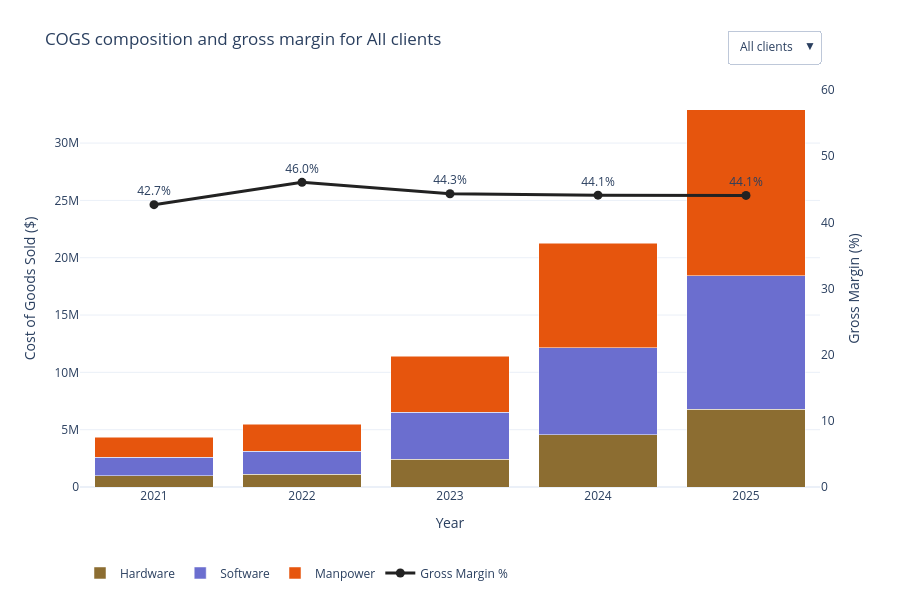

Write notebook code for a chart like this one.
### Code cell
fig = go.Figure()

traces_per_type = len(cogs_components) + 1                  # 3 cost bars + 1 margin line

for client_type in client_type_options:
    yearly = yearly_by_type[client_type]
    show = client_type == client_type_options[0]
    for component in cogs_components:
        fig.add_trace(go.Bar(
            x=yearly["YEAR"], y=yearly[component],
            name=component.title(),
            marker_color=component_colours[component],
            visible=show,
            legendgroup=component,                       # one legend entry per component
            customdata=yearly[component + " share"],
            hovertemplate=component.title() + ": $%{y:,.0f} (%{customdata:.0f}% of COGS)",
        ))
    fig.add_trace(go.Scatter(
        x=yearly["YEAR"], y=yearly["margin"],
        name="Gross Margin %",
        mode="lines+markers+text",
        text=yearly["margin"].round(1).astype(str) + "%",
        textposition="top center",
        line=dict(color="#222", width=3),
        marker=dict(size=9),
        visible=show,
        yaxis="y2",                              # secondary axis: % not $
        hovertemplate="Margin: %{y:.1f}%",
    ))

# Dropdown to switch which client type's traces are visible (title updates to match).
buttons = [dict(label=selected_type, method="update",
                args=[{"visible": [trace_type == selected_type
                                    for trace_type in client_type_options
                                    for _ in range(traces_per_type)]},
                      {"title.text": f"COGS composition and gross margin for {selected_type}"}])
           for selected_type in client_type_options]

fig.update_layout(
    barmode="stack",
    title=f"COGS composition and gross margin for {client_type_options[0]}",
    xaxis=dict(title="Year", tickmode="linear", dtick=1),
    yaxis=dict(title="Cost of Goods Sold ($)", tickformat="~s"),   # 10M, 20M ...
    yaxis2=dict(title="Gross Margin (%)", overlaying="y", side="right",
                range=[0, 60], showgrid=False),
    updatemenus=[dict(buttons=buttons, x=1.0, xanchor="right",
                      y=1.15, yanchor="top")],
    hovermode="x",
    legend=dict(orientation="h", y=-0.18),
    template="plotly_white",
    height=600,
    margin=dict(t=90),
)

fig.show()

### Figure 1 — Plotly figure (JSON) as saved in the notebook; plotly's stock layout.template omitted (floating-point values rounded to 4 significant figures)
{"data": [{"customdata": [22.6, 20.57, 21.06, 21.39, 20.59], "hovertemplate": "Hardware: $%{y:,.0f} (%{customdata:.0f}% of COGS)", "legendgroup": "HARDWARE", "marker": {"color": "#8c6d31"}, "name": "Hardware", "type": "bar", "visible": true, "x": [2021, 2022, 2023, 2024, 2025], "y": [982459, 1128725, 2400758, 4546884, 6775006]}, {"customdata": [36.64, 36.22, 36.12, 35.74, 35.44], "hovertemplate": "Software: $%{y:,.0f} (%{customdata:.0f}% of COGS)", "legendgroup": "SOFTWARE", "marker": {"color": "#6b6ecf"}, "name": "Software", "type": "bar", "visible": true, "x": [2021, 2022, 2023, 2024, 2025], "y": [1592882, 1987706, 4116084, 7599530, 11658495]}, {"customdata": [40.75, 43.21, 42.82, 42.87, 43.97], "hovertemplate": "Manpower: $%{y:,.0f} (%{customdata:.0f}% of COGS)", "legendgroup": "MANPOWER", "marker": {"color": "#e6550d"}, "name": "Manpower", "type": "bar", "visible": true, "x": [2021, 2022, 2023, 2024, 2025], "y": [1771571, 2370926, 4880118, 9114745, 14466160]}, {"hovertemplate": "Margin: %{y:.1f}%", "line": {"color": "#222", "width": 3}, "marker": {"size": 9}, "mode": "lines+markers+text", "name": "Gross Margin %", "text": ["42.7%", "46.0%", "44.3%", "44.1%", "44.1%"], "textposition": "top center", "type": "scatter", "visible": true, "x": [2021, 2022, 2023, 2024, 2025], "y": [42.67, 46.04, 44.32, 44.11, 44.07], "yaxis": "y2"}, {"customdata": [22.58, 20.54, 20.77, 21.12, 20.49], "hovertemplate": "Hardware: $%{y:,.0f} (%{customdata:.0f}% of COGS)", "legendgroup": "HARDWARE", "marker": {"color": "#8c6d31"}, "name": "Hardware", "type": "bar", "visible": false, "x": [2021, 2022, 2023, 2024, 2025], "y": [878137, 988717, 1966637, 3643106, 5620450]}, {"customdata": [37.19, 37.18, 37.05, 36.78, 36.43], "hovertemplate": "Software: $%{y:,.0f} (%{customdata:.0f}% of COGS)", "legendgroup": "SOFTWARE", "marker": {"color": "#6b6ecf"}, "name": "Software", "type": "bar", "visible": false, "x": [2021, 2022, 2023, 2024, 2025], "y": [1446291, 1789161, 3507783, 6345222, 9996538]}, {"customdata": [40.23, 42.28, 42.18, 42.1, 43.08], "hovertemplate": "Manpower: $%{y:,.0f} (%{customdata:.0f}% of COGS)", "legendgroup": "MANPOWER", "marker": {"color": "#e6550d"}, "name": "Manpower", "type": "bar", "visible": false, "x": [2021, 2022, 2023, 2024, 2025], "y": [1564816, 2034812, 3993219, 7261788, 11819658]}, {"hovertemplate": "Margin: %{y:.1f}%", "line": {"color": "#222", "width": 3}, "marker": {"size": 9}, "mode": "lines+markers+text", "name": "Gross Margin %", "text": ["41.9%", "46.0%", "45.3%", "44.3%", "44.3%"], "textposition": "top center", "type": "scatter", "visible": false, "x": [2021, 2022, 2023, 2024, 2025], "y": [41.89, 45.97, 45.34, 44.3, 44.29], "yaxis": "y2"}, {"customdata": [22.39, 19.96, 22.07, 21.99, 20.65], "hovertemplate": "Hardware: $%{y:,.0f} (%{customdata:.0f}% of COGS)", "legendgroup": "HARDWARE", "marker": {"color": "#8c6d31"}, "name": "Hardware", "type": "bar", "visible": false, "x": [2021, 2022, 2023, 2024, 2025], "y": [84840, 120453, 386932, 804581, 1025050]}, {"customdata": [31.74, 28.64, 30.97, 30.89, 29.61], "hovertemplate": "Software: $%{y:,.0f} (%{customdata:.0f}% of COGS)", "legendgroup": "SOFTWARE", "marker": {"color": "#6b6ecf"}, "name": "Software", "type": "bar", "visible": false, "x": [2021, 2022, 2023, 2024, 2025], "y": [120252, 172837, 542786, 1130182, 1469639]}, {"customdata": [45.86, 51.4, 46.96, 47.12, 49.74], "hovertemplate": "Manpower: $%{y:,.0f} (%{customdata:.0f}% of COGS)", "legendgroup": "MANPOWER", "marker": {"color": "#e6550d"}, "name": "Manpower", "type": "bar", "visible": false, "x": [2021, 2022, 2023, 2024, 2025], "y": [173756, 310150, 823117, 1724236, 2468738]}, {"hovertemplate": "Margin: %{y:.1f}%", "line": {"color": "#222", "width": 3}, "marker": {"size": 9}, "mode": "lines+markers+text", "name": "Gross Margin %", "text": ["52.0%", "48.4%", "40.6%", "44.9%", "44.5%"], "textposition": "top center", "type": "scatter", "visible": false, "x": [2021, 2022, 2023, 2024, 2025], "y": [52.03, 48.36, 40.64, 44.9, 44.5], "yaxis": "y2"}, {"customdata": [24.72, 27.45, 26.74, 28.18, 25.92], "hovertemplate": "Hardware: $%{y:,.0f} (%{customdata:.0f}% of COGS)", "legendgroup": "HARDWARE", "marker": {"color": "#8c6d31"}, "name": "Hardware", "type": "bar", "visible": false, "x": [2021, 2022, 2023, 2024, 2025], "y": [19482, 19555, 47189, 99197, 129506]}, {"customdata": [33.42, 36.09, 37.12, 35.26, 38.5], "hovertemplate": "Software: $%{y:,.0f} (%{customdata:.0f}% of COGS)", "legendgroup": "SOFTWARE", "marker": {"color": "#6b6ecf"}, "name": "Software", "type": "bar", "visible": false, "x": [2021, 2022, 2023, 2024, 2025], "y": [26339, 25708, 65515, 124126, 192318]}, {"customdata": [41.87, 36.45, 36.14, 36.56, 35.58], "hovertemplate": "Manpower: $%{y:,.0f} (%{customdata:.0f}% of COGS)", "legendgroup": "MANPOWER", "marker": {"color": "#e6550d"}, "name": "Manpower", "type": "bar", "visible": false, "x": [2021, 2022, 2023, 2024, 2025], "y": [32999, 25964, 63782, 128721, 177764]}, {"hovertemplate": "Margin: %{y:.1f}%", "line": {"color": "#222", "width": 3}, "marker": {"size": 9}, "mode": "lines+markers+text", "name": "Gross Margin %", "text": ["20.2%", "24.6%", "9.9%", "17.3%", "20.5%"], "textposition": "top center", "type": "scatter", "visible": false, "x": [2021, 2022, 2023, 2024, 2025], "y": [20.21, 24.57, 9.891, 17.3, 20.5], "yaxis": "y2"}], "layout": {"barmode": "stack", "height": 600, "hovermode": "x", "legend": {"orientation": "h", "y": -0.18}, "margin": {"t": 90}, "title": {"text": "COGS composition and gross margin for All clients"}, "updatemenus": [{"buttons": [{"args": [{"visible": [true, true, true, true, false, false, false, false, false, false, false, false, false, false, false, false]}, {"title.text": "COGS composition and gross margin for All clients"}], "label": "All clients", "method": "update"}, {"args": [{"visible": [false, false, false, false, true, true, true, true, false, false, false, false, false, false, false, false]}, {"title.text": "COGS composition and gross margin for Private"}], "label": "Private", "method": "update"}, {"args": [{"visible": [false, false, false, false, false, false, false, false, true, true, true, true, false, false, false, false]}, {"title.text": "COGS composition and gross margin for Govt"}], "label": "Govt", "method": "update"}, {"args": [{"visible": [false, false, false, false, false, false, false, false, false, false, false, false, true, true, true, true]}, {"title.text": "COGS composition and gross margin for NPO"}], "label": "NPO", "method": "update"}], "x": 1, "xanchor": "right", "y": 1.15, "yanchor": "top"}], "xaxis": {"dtick": 1, "tickmode": "linear", "title": {"text": "Year"}}, "yaxis": {"tickformat": "~s", "title": {"text": "Cost of Goods Sold ($)"}}, "yaxis2": {"overlaying": "y", "range": [0, 60], "showgrid": false, "side": "right", "title": {"text": "Gross Margin (%)"}}}}
